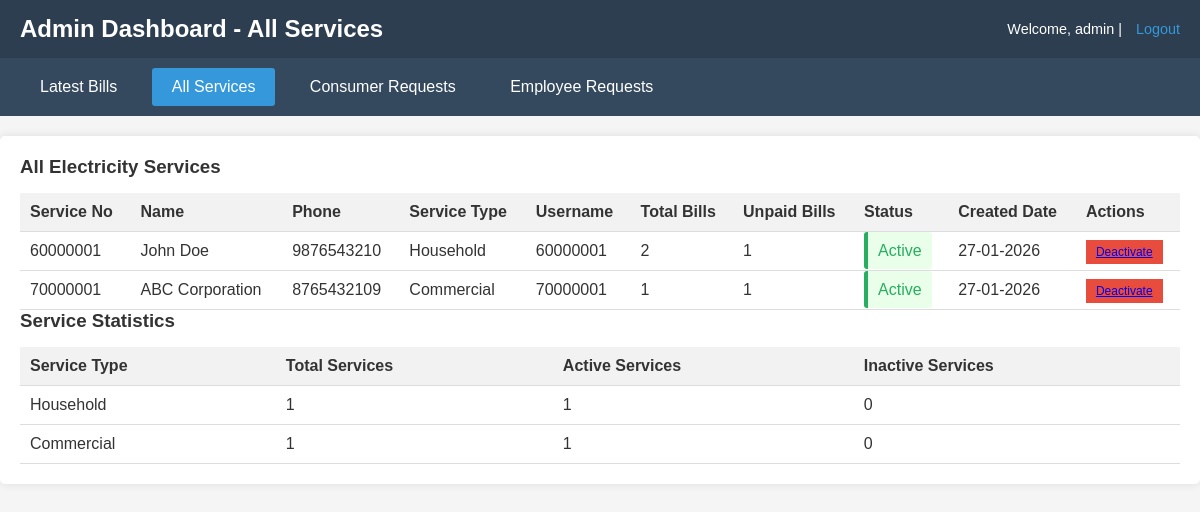
Screenshot of /admin/services.php (signed in) with the database file from the repository.
### tables this page shows
CREATE TABLE consumers (
    id INT PRIMARY KEY AUTO_INCREMENT,
    service_number VARCHAR(20) UNIQUE NOT NULL,
    name VARCHAR(100) NOT NULL,
    address TEXT NOT NULL,
    phone VARCHAR(10) NOT NULL,
    service_type ENUM('Household', 'Commercial', 'Industrial') NOT NULL,
    area_code VARCHAR(10),
    status ENUM('pending', 'approved', 'rejected') DEFAULT 'pending',
    is_active BOOLEAN DEFAULT TRUE,
    user_id INT UNIQUE,
    created_by INT,
    created_at TIMESTAMP DEFAULT CURRENT_TIMESTAMP,
    FOREIGN KEY (user_id) REFERENCES users(id) ON DELETE CASCADE,
    FOREIGN KEY (created_by) REFERENCES users(id) ON DELETE SET NULL
);

CREATE TABLE users (
    id INT PRIMARY KEY AUTO_INCREMENT,
    username VARCHAR(50) UNIQUE NOT NULL,
    password VARCHAR(255) NOT NULL,
    role ENUM('admin', 'employee', 'consumer') NOT NULL,
    first_login BOOLEAN DEFAULT TRUE,
    created_at TIMESTAMP DEFAULT CURRENT_TIMESTAMP
);

### admin/services.php (the view, shortened to what this page needs)
<?php
require_once '../db.php';
?>
<!DOCTYPE html>
<html>
<head>
    <link rel="stylesheet" type="text/css" href="../style.css">
</head>
<body>
    <div class="header">
        <h2>Admin Dashboard - All Services</h2>
        <div class="user-info">
            Welcome, <?php echo $_SESSION['username']; ?> |
            <a href="../logout.php">Logout</a>
        </div>
    </div>
    <div class="menu">
        <a href="bills.php">Latest Bills</a>
        <a href="services.php" class="active">All Services</a>
        <a href="user_requests.php">Consumer Requests</a>
        <a href="employee_requests.php">Employee Requests</a>
    </div>
    <div class="container">
        <h3>All Electricity Services</h3>
        <?php
        $sql = "SELECT c.*, u.username,
                (SELECT COUNT(*) FROM bills WHERE consumer_id = c.id) as total_bills,
                (SELECT COUNT(*) FROM bills WHERE consumer_id = c.id AND status = 'unpaid') as unpaid_bills
                FROM consumers c
                JOIN users u ON c.user_id = u.id
                ORDER BY c.created_at DESC";
        $result = mysqli_query($conn, $sql);
        if (mysqli_num_rows($result) > 0) {
            echo '<table class="data-table">';
            echo '<tr>
                    <th>Service No</th>
                    <th>Name</th>
                    <th>Phone</th>
                    <th>Service Type</th>
                    <th>Username</th>
                    <th>Total Bills</th>
                    <th>Unpaid Bills</th>
                    <th>Status</th>
                    <th>Created Date</th>
                    <th>Actions</th>
                  </tr>';
            while ($row = mysqli_fetch_assoc($result)) {
                $status_class = $row['is_active'] ? 'success' : 'error';
                $status_text = $row['is_active'] ? 'Active' : 'Inactive';
                echo '<tr>';
                echo '<td>' . $row['service_number'] . '</td>';
                echo '<td>' . $row['name'] . '</td>';
                echo '<td>' . $row['phone'] . '</td>';
                echo '<td>' . $row['service_type'] . '</td>';
                echo '<td>' . $row['username'] . '</td>';
                echo '<td>' . $row['total_bills'] . '</td>';
                echo '<td>' . $row['unpaid_bills'] . '</td>';
                echo '<td><span class="' . $status_class . '">' . $status_text . '</span></td>';
                echo '<td>' . date('d-m-Y', strtotime($row['created_at'])) . '</td>';
                echo '<td>';
                if ($row['is_active']) {
                    echo '<a href="?id=' . $row['id'] . '&action=deactivate" class="btn-small btn-danger">Deactivate</a>';
                } else {
                    echo '<a href="?id=' . $row['id'] . '&action=activate" class="btn-small btn-success">Activate</a>';
                }
                echo '</td>';
                echo '</tr>';
            }
            echo '</table>';
        } else {
            echo '<p>No services found.</p>';
        }
        ?>
        <h3>Service Statistics</h3>
        <?php
        $stats_sql = "SELECT
                      service_type,
                      COUNT(*) as total_services,
                      SUM(CASE WHEN is_active = TRUE THEN 1 ELSE 0 END) as active_services,
                      SUM(CASE WHEN is_active = FALSE THEN 1 ELSE 0 END) as inactive_services
                      FROM consumers
                      GROUP BY service_type";
        $stats_result = mysqli_query($conn, $stats_sql);
        ?>
        <table class="data-table">
            <tr>
                <th>Service Type</th>
                <th>Total Services</th>
                <th>Active Services</th>
                <th>Inactive Services</th>
            </tr>
            <?php while ($stat = mysqli_fetch_assoc($stats_result)): ?>
            <tr>
                <td><?php echo $stat['service_type']; ?></td>
                <td><?php echo $stat['total_services']; ?></td>
                <td><?php echo $stat['active_services']; ?></td>
                <td><?php echo $stat['inactive_services']; ?></td>
            </tr>
            <?php endwhile; ?>
        </table>
    </div>
</body>
</html>

### style.css (style rules this page uses)
* { margin: 0; padding: 0; box-sizing: border-box; }
body { font-family: Arial, sans-serif; background-color: #f5f5f5; color: #333; }
.header { background: #2c3e50; color: white; padding: 15px 20px; display: flex; justify-content: space-between; align-items: center; }
.header h2 { font-size: 1.5em; }
.user-info { font-size: 0.9em; }
.user-info a { color: #3498db; text-decoration: none; margin-left: 10px; }
.menu { background: #34495e; padding: 10px 20px; }
.menu a { color: white; text-decoration: none; padding: 10px 20px; margin-right: 10px; display: inline-block; }
.menu a:hover, .menu a.active { background: #3498db; border-radius: 3px; }
.container { max-width: 1200px; margin: 20px auto; padding: 20px; background: white; border-radius: 5px; box-shadow: 0 0 10px rgba(0, 0, 0, 0.1); }
.btn-small { padding: 5px 10px; font-size: 12px; }
.btn-danger { background: #e74c3c; }
.success { background: #eaffea; color: #27ae60; padding: 10px; border-radius: 3px; margin-bottom: 15px; border-left: 4px solid #27ae60; }
.data-table { width: 100%; border-collapse: collapse; margin-top: 15px; }
.data-table th, .data-table td { padding: 10px; text-align: left; border-bottom: 1px solid #ddd; }
.data-table th { background: #f2f2f2; font-weight: bold; }

### rows the page displays
consumers: service_number "60000001", name "John Doe", phone "9876543210", service_type "Household", user.username "60000001", total_bills "2", unpaid_bills "1", is_active "Active", created_at "27-01-2026"
consumers: service_number "70000001", name "ABC Corporation", phone "8765432109", service_type "Commercial", user.username "70000001", total_bills "1", unpaid_bills "1", is_active "Active", created_at "27-01-2026"

### other values shown
$_SESSION['username'] "admin"
$stat['service_type'] "Household"
$stat['total_services'] "1"
$stat['active_services'] "1"
$stat['inactive_services'] "0"
$stat['service_type'] "Commercial"
